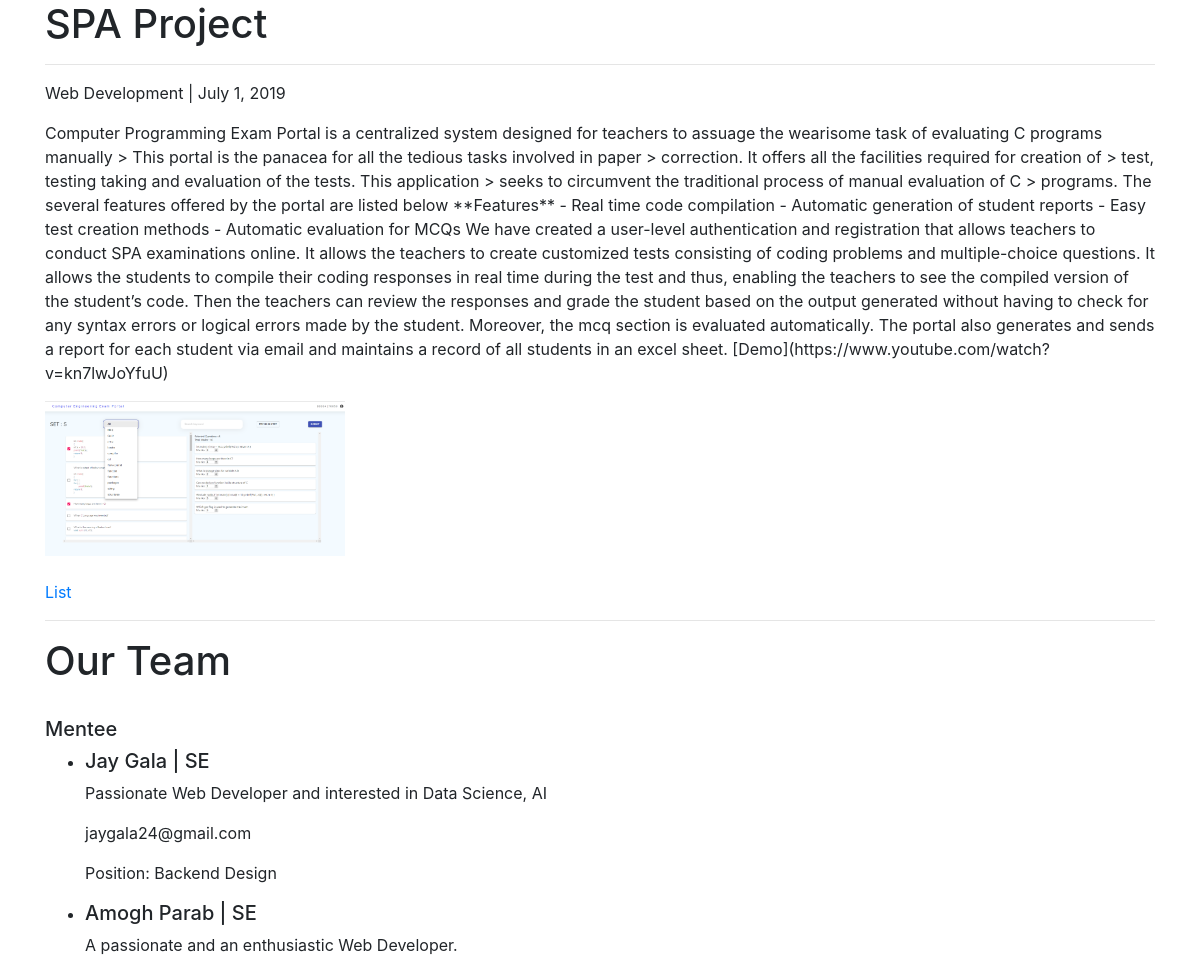
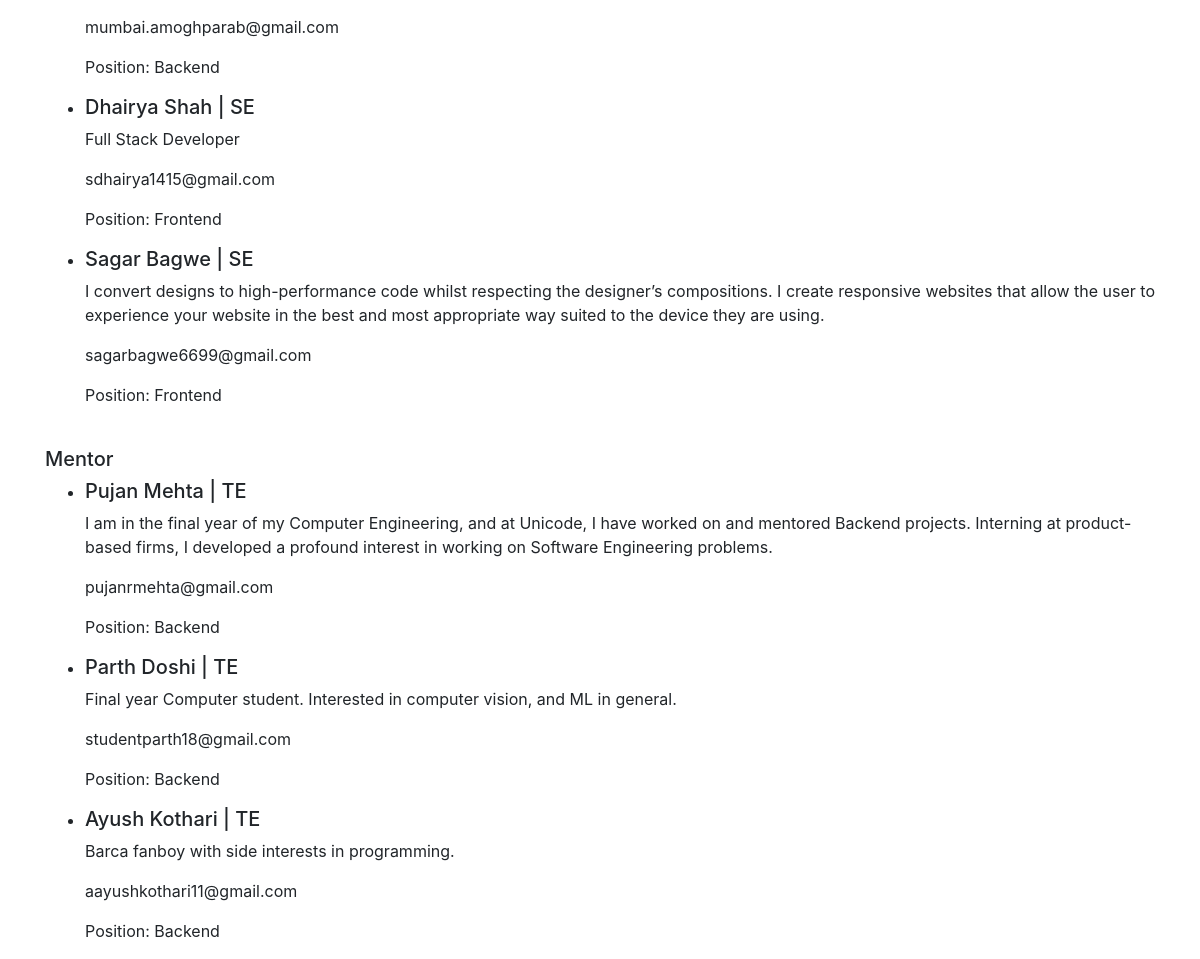
Page /projects/spa-project on the committed database (2 pictures, top to bottom).
### projects/models.py (models this page shows, shortened)
class Project(models.Model):
    team = models.ManyToManyField(UserProfile)
    title = models.CharField(max_length=255)
    cover = models.ImageField(upload_to='projects/%Y/%m/%d/', blank=True)
    img1 = models.ImageField(upload_to='projects/%Y/%m/%d/', blank=True, null=True)
    img2 = models.ImageField(upload_to='projects/%Y/%m/%d/', blank=True, null=True)
    img3 = models.ImageField(upload_to='projects/%Y/%m/%d/', blank=True, null=True)
    img4 = models.ImageField(upload_to='projects/%Y/%m/%d/', blank=True, null=True)
    img5 = models.ImageField(upload_to='projects/%Y/%m/%d/', blank=True, null=True)
    description = models.TextField()
    slug = models.SlugField(blank=True)
    technologies = MultiSelectField(choices=TECHNOLOGIES_CHOICES)
    stack = models.CharField(max_length=255)
    year = models.DateField()
    repo_link = models.CharField(max_length=255)
    objects = ProjectManager()
    class Meta:
        ordering = ["-year"]

### profiles/models.py (models this page shows)
class UserProfile(models.Model):
    user = models.OneToOneField(User, on_delete=models.CASCADE, primary_key=True)
    profile_pic = models.ImageField(upload_to=upload_location, blank=True)
    bio = models.CharField(max_length=255, blank=True)
    date_joined = models.DateField()
    date_passed = models.DateField()
    stack = MultiSelectField(choices=STACK_CHOICES, max_choices=2)
    github_link = models.CharField(max_length=255, blank=True)
    linkedin_link = models.CharField(max_length=255, blank=True)
    updated = models.DateTimeField(auto_now=True)
    timestamp = models.DateTimeField(auto_now_add=True)
    def __str__(self):
        return f"{self.user.first_name} {self.user.last_name}"
    @property
    def get_email(self):
        return f"{self.user.email}"

### projects/views.py (the view)
# urls.py: path('<slug:slug>', project_detail, name='detail'),
def project_detail(request, slug=None):
    project = get_object_or_404(Project, slug=slug)
    project_year = project.year
    second_year = []
    third_year = []
    fourth_year = []
    for t in project.team.all():
        member = UserProfile.objects.get(user=t)
        delta1 = member.date_passed - member.date_joined
        delta2 = project_year - member.date_joined
        number_of_days = delta1.days - delta2.days
        stack = []
        for i in range(len(member.stack)):
            stack.append(member.stack[i].capitalize())
        member_obj = {
            "name": member,
            "email": member.get_email,
            "bio": member.bio,
            "stack": stack
        }
        if number_of_days < 365:
            member_obj["year"] = "BE"
            fourth_year.append(member_obj)
        elif number_of_days < 365 * 2:
            member_obj["year"] = "TE"
            third_year.append(member_obj)
        else:
            member_obj["year"] = "SE"
            second_year.append(member_obj)
    context = {
        "title": "Detail",
        "project": project,
        "second_year": second_year,
        "third_year": third_year,
        "fourth_year": fourth_year,
    }
    if request.user.is_authenticated:
        context["user"] = True
    else:
        context["user"] = False
    return render(request, "projects/project_detail.html", context)

### templates/projects/project_detail.html (shortened to what this page needs)
{% extends 'base.html' %}
{% block content %}
<h1>{{ project.title }}</h1>
<hr />
<p>{{ project.technologies }} | {{ project.year }}</p>
<p>{{ project.description }}</p>
{% if project.cover %}
<img src="{{ project.cover.url }}" width="300px" alt="broken" /> <br />
{% endif%}
<br />
<a href="{% url 'projects:list' %}">List</a> <br />
<hr />
<h1>Our Team</h1>
<br />
{% if second_year %}
<h5>Mentee</h5>
<ul>
  {% for member in second_year %}
  <li>
    <h5>{{ member.name }} | {{ member.year }}</h5>
    <p>{{ member.bio }}</p>
    <p>{{ member.email }}</p>
    <p>Position: {% for stack in member.stack %} {{ stack }} {% endfor %}</p>
  </li>
  {% endfor %}
</ul>
{% endif %}
{% if third_year %} <br />
<h5>Mentor</h5>
<ul>
  {% for member in third_year %}
  <li>
    <h5>{{ member.name }} | {{ member.year }}</h5>
    <p>{{ member.bio }}</p>
    <p>{{ member.email }}</p>
    <p>Position: {% for stack in member.stack %} {{ stack }} {% endfor %}</p>
  </li>
  {% endfor %}
</ul>
{% endif %}
{% endblock content %}

### rows in the picture
Project: title "SPA Project", technologies "Web Development", year "July 1, 2019", description "Computer Programming Exam Portal is a centralized system designed for teachers to assuage the wearisome task of evaluating C programs manually > This portal is the panacea for all the tedious tasks involved in paper > correction. It offers all the facilities required for creation of > test, testing taking and evaluation of the tests. This application > seeks to circumvent the traditional process of manual evaluation of C > programs. The several features offered by the portal are listed below **Features** - Real time code compilation - Automatic generation of student reports - Easy test creation methods - Automatic evaluation for MCQs We have created a user-level authentication and…", cover (picture)
UserProfile: name "Jay Gala", year "SE", bio "Passionate Web Developer and interested in Data Science, AI", email "jaygala24@gmail.com", stack "Backend" "Design"
UserProfile: name "Amogh Parab", year "SE", bio "A passionate and an enthusiastic Web Developer.", email "mumbai.amoghparab@gmail.com", stack "Backend"
UserProfile: name "Dhairya Shah", year "SE", bio "Full Stack Developer", email "sdhairya1415@gmail.com", stack "Frontend"
UserProfile: name "Sagar Bagwe", year "SE", bio "I convert designs to high-performance code whilst respecting the designer’s compositions. I create responsive websites that allow the user to experience your website in the best and most appropriate way suited to the device they are using.", email "sagarbagwe6699@gmail.com", stack "Frontend"
UserProfile: name "Pujan Mehta", year "TE", bio "I am in the final year of my Computer Engineering, and at Unicode, I have worked on and mentored Backend projects. Interning at product-based firms, I developed a profound interest in working on Software Engineering problems.", email "pujanrmehta@gmail.com", stack "Backend"
UserProfile: name "Parth Doshi", year "TE", bio "Final year Computer student. Interested in computer vision, and ML in general.", email "studentparth18@gmail.com", stack "Backend"
UserProfile: name "Ayush Kothari", year "TE", bio "Barca fanboy with side interests in programming.", email "aayushkothari11@gmail.com", stack "Backend"
